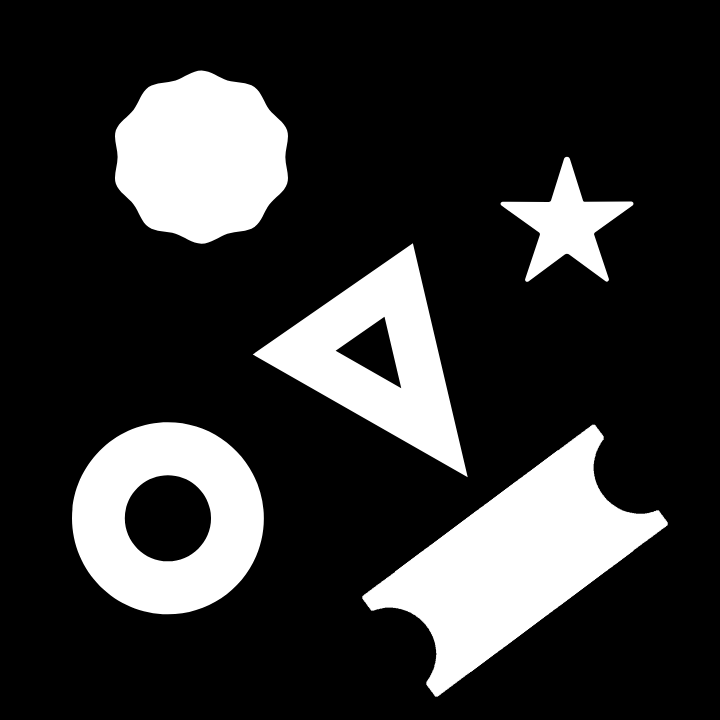
#> input picture week3_python/data/images/Contour.png, 720 x 720 px
$ jupyter execute 6_Contours.ipynb   (shell and % lines are left out)
#> lines starting #> are read from the running program, lines starting #| are printed output that depends on the picture; after the words box and inside, x2 and y2 are one past the last pixel; in counts of white or black regions, pixels touching at a corner belong together; long printed decimals are rounded
# <font style="color:rgb(50,120,229)">Contours </font>
Contours are simply the boundaries of an object or part of object in an image. They are useful in shape analysis and object Detection/Recognition using traditional Computer Vision algorithms.

You can do a lot of analysis based on contours to arrive at a solution to many computer vision problems.

In this Notebook, we will discuss many different aspects of Contour Analysis. Let's get started.

[cell 1]
import cv2
import matplotlib.pyplot as plt
from dataPath import DATA_PATH
import numpy as np

[cell 2]
import matplotlib
matplotlib.rcParams['figure.figsize'] = (20.0, 10.0)
matplotlib.rcParams['image.cmap'] = 'gray'

## <font style="color:rgb(50,120,229)">Load an image and display </font>

[cell 3]
imagePath = DATA_PATH + "images/Contour.png"
image = cv2.imread(imagePath)
#> image is the input picture: shape (720, 720, 3); min 0, max 255, mean 51
imageCopy = image.copy()
# Convert to grayscale
imageGray = cv2.cvtColor(image,cv2.COLOR_BGR2GRAY)


# Display image
plt.figure()
plt.subplot(121)
plt.imshow(image[:,:,::-1])
plt.title("Original Image");
plt.subplot(122)
plt.imshow(imageGray)
plt.title("Grayscale Image");
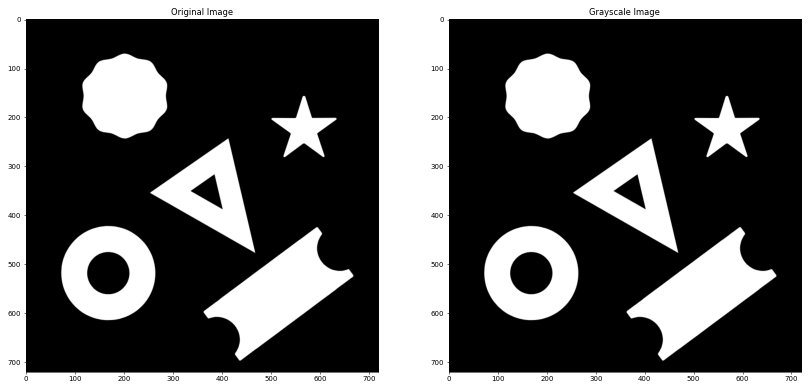
#> figure drawn by matplotlib, 2 panels

# <font style="color:rgb(50,120,229)">How to find Contours</font>
We have seen earlier that there are many algorithms for finding Contours. We will use the OpenCV function [**`findContours`**](https://docs.opencv.org/4.1.0/d3/dc0/group__imgproc__shape.html#gadf1ad6a0b82947fa1fe3c3d497f260e0) to get the boundaries of the objects displayed above.

### <font style="color:rgb(8,133,37)">Function Syntax </font>

```python
contours, hierarchy	=	cv.findContours(image, mode, method[, contours[, hierarchy[, offset]]])
```

Where,

- **`image`**	- input image (8-bit single-channel). Non-zero pixels are treated as 1's. Zero pixels remain 0's, so the image is treated as binary . You can use compare, inRange, threshold , adaptiveThreshold, Canny, and others to create a binary image out of a grayscale or color one.
- **`contours`** - Detected contours. Each contour is stored as a vector of points.
- **`hierarchy`** - Optional output vector containing information about the image topology. It has been described in detail in the video above.
- **`mode`** - Contour retrieval mode, ( RETR_EXTERNAL, RETR_LIST, RETR_CCOMP, RETR_TREE )
- **`method`** - Contour approximation method. ( CHAIN_APPROX_NONE, CHAIN_APPROX_SIMPLE, CHAIN_APPROX_TC89_L1 etc )
- **`offset`** - Optional offset by which every contour point is shifted. This is useful if the contours are extracted from the image ROI and then they should be analyzed in the whole image context.

[cell 4]
# Find all contours in the image
contours, hierarchy = cv2.findContours(imageGray, cv2.RETR_LIST, cv2.CHAIN_APPROX_SIMPLE)
#> contours = 7 contours; box (x1, y1, x2, y2) and area: (362, 424, 668, 697) 31898, (72, 422, 264, 615) 28978, (114, 70, 288, 244) 22854, (252, 243, 468, 478) 21896, (500, 156, 634, 282) 6214, (124, 475, 212, 562) 5797, (336, 317, 401, 388) 2002

[cell 5]
print("Number of contours found = {}".format(len(contours)))
#| Number of contours found = 7
print("\nHierarchy : \n{}".format(hierarchy))
#| Hierarchy :
#| [[[ 1 -1 -1 -1]
#|   [ 2  0 -1 -1]
#|   [ 3  1 -1 -1]
#|   [ 4  2 -1 -1]
#|   [ 5  3 -1 -1]
#|   [ 6  4 -1 -1]
#|   [-1  5 -1 -1]]]

# <font style="color:rgb(50,120,229)">Drawing Contours</font>
Contours are simply an array of pixel locations. Let's draw the contours on the boundary of the objects.

[cell 6]
# Draw all the contours
cv2.drawContours(image, contours, -1, (0,255,0), 3);

[cell 7]
plt.imshow(image[:,:,::-1])

Note that both the inner and outer contours have been detected.

What if we only want to detect the outer contours? We can use `cv2.RETR_EXTERNAL` mode while calling `cv2.findContours` function.

[cell 8]
# Find external contours in the image
contours, hierarchy = cv2.findContours(imageGray, cv2.RETR_EXTERNAL, cv2.CHAIN_APPROX_SIMPLE)
#> contours = 5 contours; box (x1, y1, x2, y2) and area: (362, 424, 668, 697) 31898, (72, 422, 264, 615) 28978, (114, 70, 288, 244) 22854, (252, 243, 468, 478) 21896, (500, 156, 634, 282) 6214
print("Number of contours found = {}".format(len(contours)))
#| Number of contours found = 5
image = imageCopy.copy()
# Draw all the contours
cv2.drawContours(image, contours, -1, (0,255,0), 3);

plt.imshow(image[:,:,::-1])

[cell 9]
# Draw only the 3rd contour
# Note that right now we do not know
# the numbering of contour in terms of the shapes
# present in the figure
image = imageCopy.copy()
cv2.drawContours(image, contours[2], -1, (0,0,255), 3);
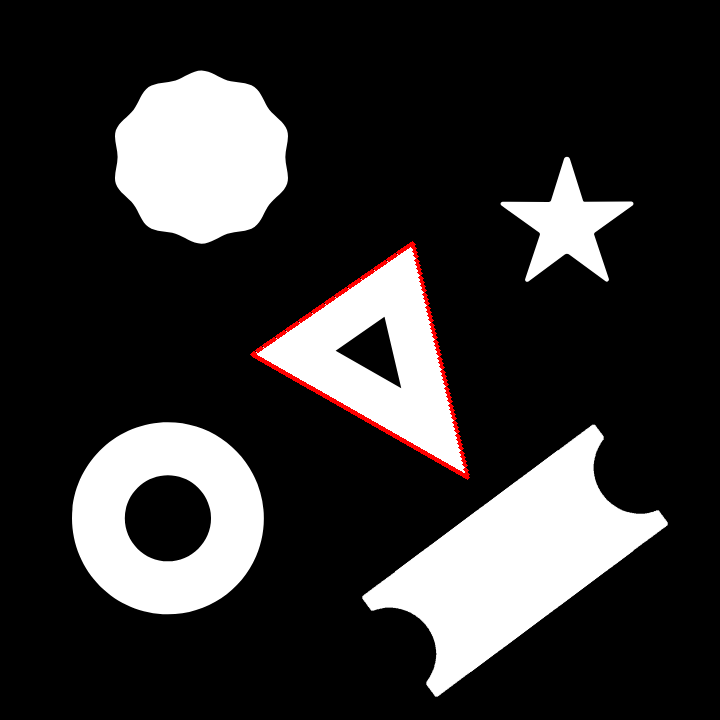
#> image: shape (720, 720, 3); mean B, G, R 50.4, 50.4, 51.7

[cell 10]
plt.imshow(image[:,:,::-1])

# <font style="color:rgb(50,120,229)">Contour Properties</font>
Once you have detected the contours from an image, it becomes very easy to do further analysis on the basis of various properties of contours. Let us discuss a few useful properties of contours.

## <font style="color:rgb(50,120,229)">Center of Mass or Centroid</font>
Let us find the center of mass for each contour.

[cell 11]
# Find all contours in the image
contours, hierarchy = cv2.findContours(imageGray, cv2.RETR_LIST, cv2.CHAIN_APPROX_SIMPLE)
#> contours = 7 contours; box (x1, y1, x2, y2) and area: (362, 424, 668, 697) 31898, (72, 422, 264, 615) 28978, (114, 70, 288, 244) 22854, (252, 243, 468, 478) 21896, (500, 156, 634, 282) 6214, (124, 475, 212, 562) 5797, (336, 317, 401, 388) 2002
# Draw all the contours
cv2.drawContours(image, contours, -1, (0,255,0), 3);

[cell 12]
for cnt in contours:
    # We will use the contour moments
    # to find the centroid
    M = cv2.moments(cnt)
    x = int(round(M["m10"]/M["m00"]))
    y = int(round(M["m01"]/M["m00"]))

    # Mark the center
    cv2.circle(image, (x,y), 10, (255,0,0), -1);
#> this loop made 7 passes
#> (x, y) on passes 1 to 7: (167, 518), (514, 560), (167, 518), (373, 351), (377, 358), (566, 224), (201, 157)
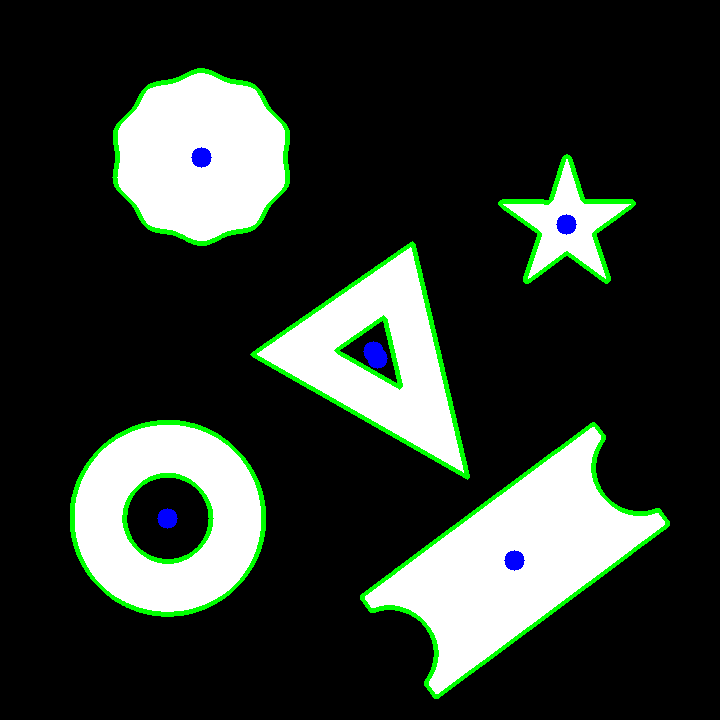
#> image: shape (720, 720, 3); mean B, G, R 47.6, 54.7, 46.7

[cell 13]
plt.imshow(image[:,:,::-1])

For some shapes, you can see that multiple points were marked, can you figure out why? Plot contours one by one and see what are the various contours detected.

[cell 14]
for index,cnt in enumerate(contours):
    # We will use the contour moments
    # to find the centroid
    M = cv2.moments(cnt)
    x = int(round(M["m10"]/M["m00"]))
    y = int(round(M["m01"]/M["m00"]))

    # Mark the center
    cv2.circle(image, (x,y), 10, (255,0,0), -1);

    # Mark the contour number
    cv2.putText(image, "{}".format(index + 1), (x+40, y-10), cv2.FONT_HERSHEY_SIMPLEX, 1, (0, 0, 255), 2);
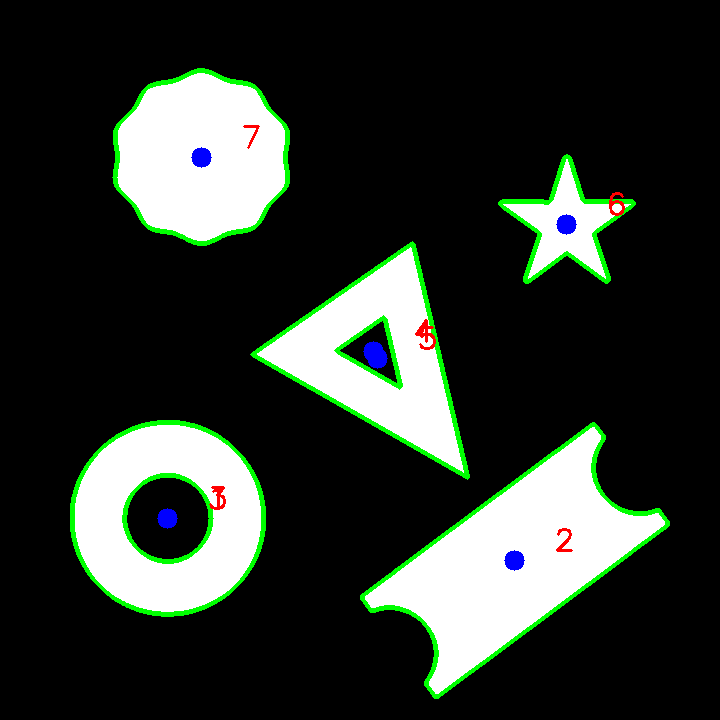
#> image: shape (720, 720, 3); 0.18% of pixels changed, all inside (x1, y1, x2, y2) = (209, 125, 625, 552)

imageCopy = image.copy()

[cell 15]
plt.imshow(image[:,:,::-1])

Note that contours 1, 3 and 4, 5 have centers very close to each other. Note their shapes and see if you can derive any observation.

## <font style="color:rgb(50,120,229)">Area and Perimeter</font>

[cell 16]
for index,cnt in enumerate(contours):
    area = cv2.contourArea(cnt)
    perimeter = cv2.arcLength(cnt, True)
    print("Contour #{} has area = {} and perimeter = {}".format(index+1,area,perimeter))
#> this loop made 7 passes
#> (area, perimeter) on passes 1 to 7: (5797, 285.1), (31898, 938.9), (28977.5, 635.4), (2002, 216.5), (21896.5, 728.7), (6214.5, 525.1), (22854, 579.3)
#| Contour #1 has area = 5797.0 and perimeter = 285.078
#| Contour #2 has area = 31898.0 and perimeter = 938.881
#| Contour #3 has area = 28977.5 and perimeter = 635.370
#| Contour #4 has area = 2002.0 and perimeter = 216.451
#| Contour #5 has area = 21896.5 and perimeter = 728.708
#| Contour #6 has area = 6214.5 and perimeter = 525.144
#| Contour #7 has area = 22854.0 and perimeter = 579.328

## <font style="color:rgb(50,120,229)">Bounding Boxes</font>

There are 2 type of bounding boxes we can create around a contour:

1. A vertical rectangle
2. A rotated rectangle - This is the bounding box with the minimum area

[cell 17]
image = imageCopy.copy()
for cnt in contours:
    # Vertical rectangle
    x,y,w,h = cv2.boundingRect(cnt)
    cv2.rectangle(image, (x,y), (x+w,y+h), (255,0,255), 2)
#> this loop made 7 passes
#> (x, y, w, h) on passes 1 to 7: (124, 475, 88, 87), (362, 424, 306, 273), (72, 422, 192, 193), (336, 317, 65, 71), (252, 243, 216, 235), (500, 156, 134, 126), (114, 70, 174, 174)
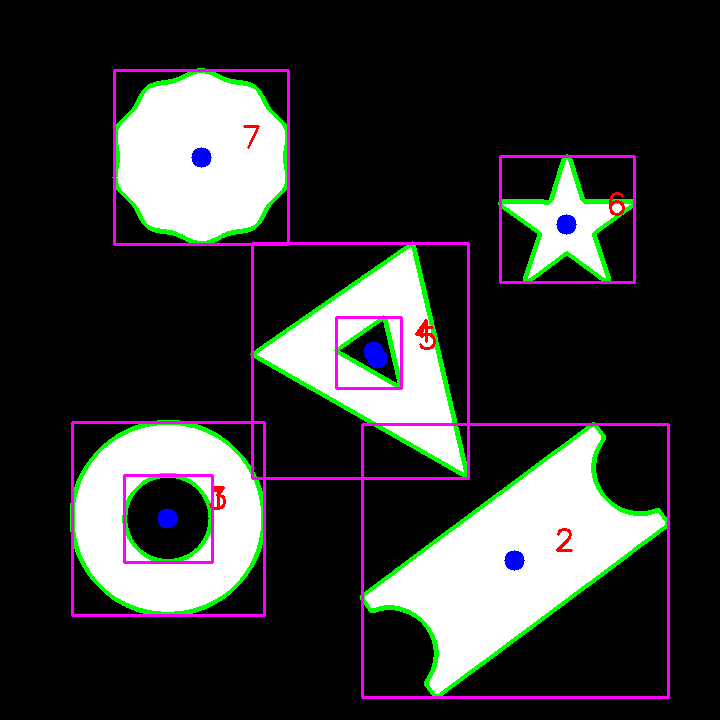
#> image: shape (720, 720, 3); 2.67% of pixels changed, all inside (x1, y1, x2, y2) = (71, 69, 670, 699)

[cell 18]
plt.imshow(image[:,:,::-1])

[cell 19]
image = imageCopy.copy()
for cnt in contours:
    # Rotated bounding box
    box = cv2.minAreaRect(cnt)
    boxPts = np.int0(cv2.boxPoints(box))
    # Use drawContours function to draw
    # rotated bounding box
    cv2.drawContours(image, [boxPts], -1, (0,255,255), 2)
#> this loop made 7 passes
#> (box, boxPts) on passes 1 to 7: (((167.5, 518), (85.56, 85.56), -45), [[167, 578], [107, 518], [167, 457], [228, 518]]), (((514.5, 560.1), (291.6, 127), -36.69), [[435, 698], [359, 596], [593, 422], [669, 523]]), (((167.5, 518), (192, 191), -90), [[263, 614], [72, 614], [72, 422], [263, 422]]), (((378.6, 360.5), (57.93, 66.81), -34.82), [[373, 404], [335, 349], [383, 316], [421, 371]]), (((403, 339.3), (176.2, 247.7), -60.29), [[466, 477], [251, 354], [339, 201], [554, 324]]), (((566.5, 218.5), (125, 133), -90), [[633, 280], [500, 280], [500, 155], [633, 155]]), (((200.5, 156.5), (173, 173), -90), [[287, 243], [114, 243], [114, 70], [287, 70]])
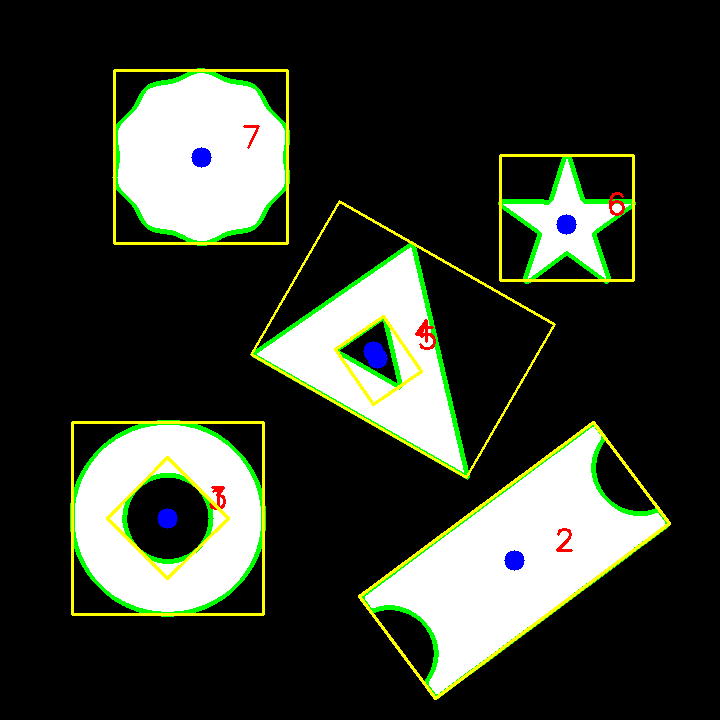
#> image: shape (720, 720, 3); 2.47% of pixels changed, all inside (x1, y1, x2, y2) = (71, 69, 671, 700)

[cell 20]
plt.imshow(image[:,:,::-1])

## <font style="color:rgb(50,120,229)">Fit a circle and ellipse</font>

Fitting a bounding box (vertical or rotated) is the preferred choice in most cases but in cases where you are only dealing with circles or ellipses, fitting a circle and/or an ellipse is a much better choice.

Let's see how we can do it.

[cell 21]
image = imageCopy.copy()
for cnt in contours:
    # Fit a circle
    ((x,y),radius) = cv2.minEnclosingCircle(cnt)
    cv2.circle(image, (int(x),int(y)), int(round(radius)), (125,125,125), 2)
#> this loop made 7 passes
#> (x, y, radius) on passes 1 to 7: (167.4, 517.9, 43.6), (514.1, 560.1, 157.8), (167.3, 517.8, 96.61), (375, 355.6, 39.46), (383.8, 373.1, 133.1), (566.5, 224.4, 70.18), (201, 156.5, 89.99)
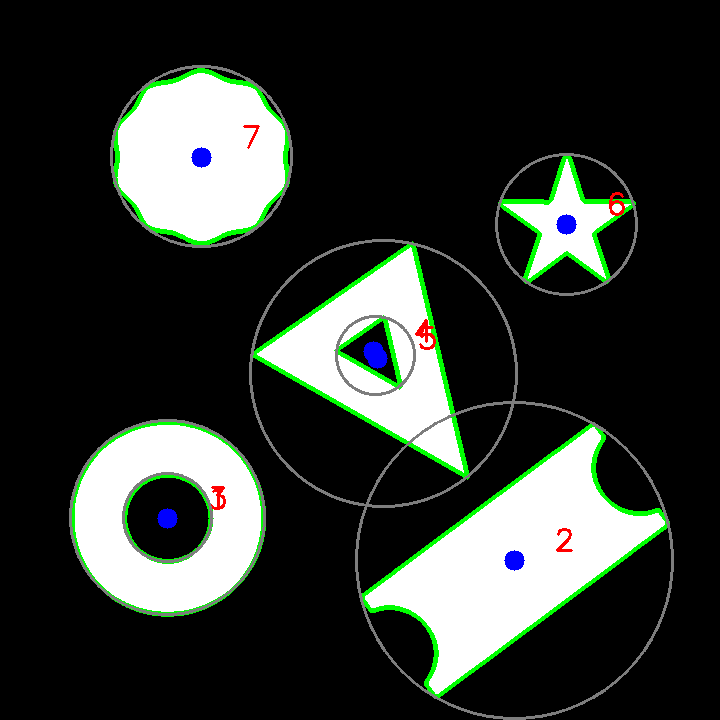
#> image: shape (720, 720, 3); 2.24% of pixels changed, all inside (x1, y1, x2, y2) = (69, 65, 674, 720)

[cell 22]
plt.imshow(image[:,:,::-1])

[cell 23]
image = imageCopy.copy()
for cnt in contours:
    # Fit an ellipse
    # We can fit an ellipse only
    # when our contour has minimum
    # 5 points
    if len(cnt) < 5:
        continue
    ellipse = cv2.fitEllipse(cnt)
    cv2.ellipse(image, ellipse, (255,0,125), 2)
#> this loop made 7 passes
#> ellipse on passes 1 to 7: ((167.3, 517.8), (85.82, 86.1), 149.3), ((515.1, 559.6), (145.5, 341.5), 53.35), ((167.4, 517.8), (192.1, 192.2), 129.6), ((373.2, 350.6), (49.85, 72.14), 134), ((376.9, 354.7), (167.8, 244.2), 133.9), ((566.6, 223.5), (110.8, 112.9), 178.2), ((201, 156.6), (166.9, 175.5), 89.6)
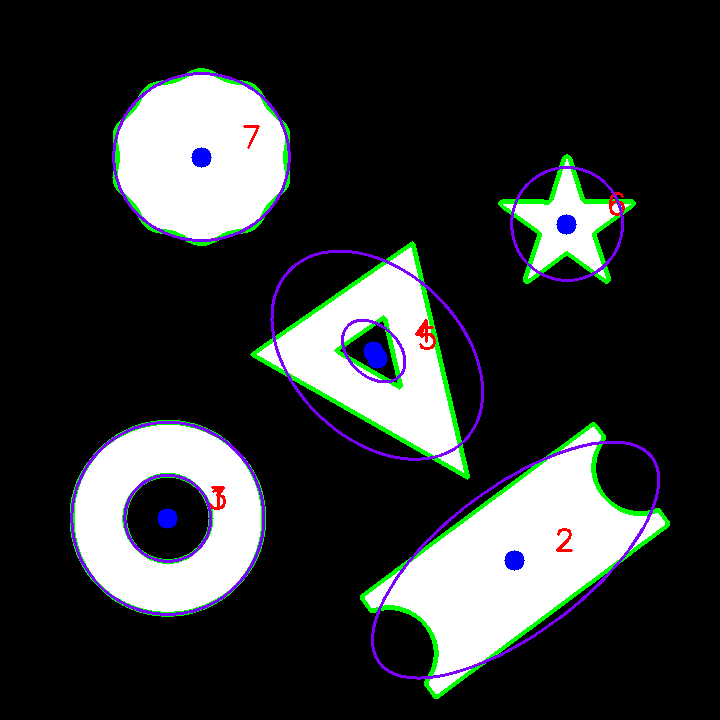
#> image: shape (720, 720, 3); 1.95% of pixels changed, all inside (x1, y1, x2, y2) = (70, 72, 660, 680)

[cell 24]
plt.imshow(image[:,:,::-1])
